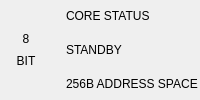
       <widget class="QFrame" name="coreChip">
        <property name="frameShape">
         <enum>QFrame::NoFrame</enum>
        </property>
        <layout class="QHBoxLayout" name="coreChipLayout">
         <property name="spacing">
          <number>14</number>
         </property>
         <property name="leftMargin">
          <number>0</number>
         </property>
         <property name="topMargin">
          <number>0</number>
         </property>
         <property name="rightMargin">
          <number>0</number>
         </property>
         <property name="bottomMargin">
          <number>0</number>
         </property>
         <item>
          <widget class="QFrame" name="bitBox">
           <property name="frameShape">
            <enum>QFrame::NoFrame</enum>
           </property>
           <property name="minimumSize">
            <size>
             <width>52</width>
             <height>52</height>
            </size>
           </property>
           <property name="maximumSize">
            <size>
             <width>52</width>
             <height>52</height>
            </size>
           </property>
           <layout class="QVBoxLayout" name="bitBoxLayout">
            <property name="spacing">
             <number>0</number>
            </property>
            <property name="leftMargin">
             <number>0</number>
            </property>
            <property name="topMargin">
             <number>4</number>
            </property>
            <property name="rightMargin">
             <number>0</number>
            </property>
            <property name="bottomMargin">
             <number>4</number>
            </property>
            <item>
             <widget class="QLabel" name="bitValueLabel">
              <property name="text">
               <string>8</string>
              </property>
              <property name="alignment">
               <set>Qt::AlignCenter</set>
              </property>
             </widget>
            </item>
            <item>
             <widget class="QLabel" name="bitCaptionLabel">
              <property name="text">
               <string>BIT</string>
              </property>
              <property name="alignment">
               <set>Qt::AlignCenter</set>
              </property>
              <property name="role" stdset="0">
               <string>cap</string>
              </property>
             </widget>
            </item>
           </layout>
          </widget>
         </item>
         <item>
          <layout class="QVBoxLayout" name="coreInfoLayout">
           <property name="spacing">
            <number>2</number>
           </property>
           <property name="leftMargin">
            <number>0</number>
           </property>
           <property name="topMargin">
            <number>0</number>
           </property>
           <property name="rightMargin">
            <number>0</number>
           </property>
           <property name="bottomMargin">
            <number>0</number>
           </property>
           <item>
            <widget class="QLabel" name="coreStatusCaption">
             <property name="text">
              <string>CORE STATUS</string>
             </property>
             <property name="role" stdset="0">
              <string>cap</string>
             </property>
            </widget>
           </item>
           <item>
            <widget class="QLabel" name="coreStatusLabel">
             <property name="text">
              <string>STANDBY</string>
             </property>
            </widget>
           </item>
           <item>
            <widget class="QLabel" name="addressSpaceLabel">
             <property name="text">
              <string>256B ADDRESS SPACE</string>
             </property>
             <property name="role" stdset="0">
              <string>green</string>
             </property>
            </widget>
           </item>
          </layout>
         </item>
        </layout>
       </widget>
